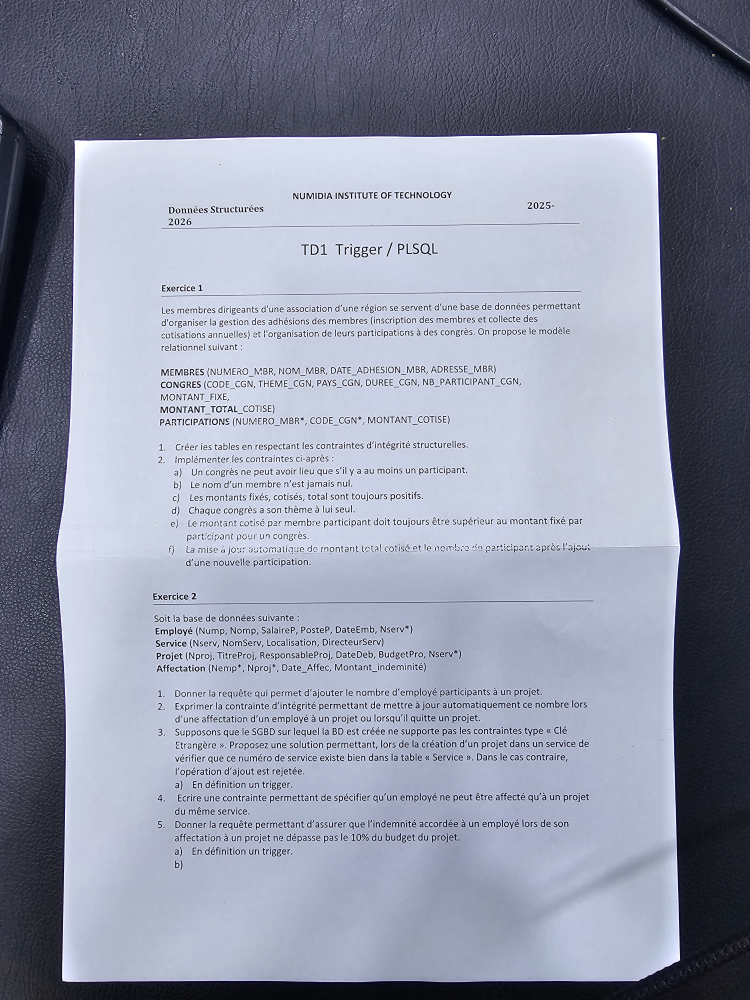
#> input picture dataset/images/test1.jpg, 3000 x 4000 px (shown at 1/4 size); its folder holds only this picture in this run
$ jupyter execute --allow-errors DocuScan_OCR_Phase1_with_Display.ipynb
#> lines starting #> are read from the running program, lines starting #| are printed output that depends on the picture; after the words box and inside, x2 and y2 are one past the last pixel; in counts of white or black regions, pixels touching at a corner belong together
# Smart Document Scanner + OCR
## Phase 1 - Traditional CV Pipeline

[cell 1]
import os
import glob
import cv2
import numpy as np
import matplotlib.pyplot as plt
import pytesseract
import easyocr
os.environ["TESSDATA_PREFIX"] = "/usr/share/tessdata"

[cell 2]
IMAGES_DIR = "../dataset/images"
OUTPUTS = {
    "original": "../outputs/original",
    "gray": "../outputs/gray",
    "blur": "../outputs/blur",
    "edges": "../outputs/edges",
    "contours": "../outputs/contours",
    "warp": "../outputs/warp",
    "clean": "../outputs/clean",
    "ocr": "../outputs/ocr_results",
}

for folder in OUTPUTS.values():
    os.makedirs(folder, exist_ok=True)

image_paths = sorted(glob.glob(f"{IMAGES_DIR}/test*.jpg"))
print(f"Found {len(image_paths)} images")
for p in image_paths:
    print("-", os.path.basename(p))

[cell 3]
def show(images, figsize=(16, 5)):
    n = len(images)
    plt.figure(figsize=figsize)
    for i, (title, img) in enumerate(images.items(), 1):
        plt.subplot(1, n, i)
        if len(img.shape) == 3:
            plt.imshow(cv2.cvtColor(img, cv2.COLOR_BGR2RGB))
        else:
            plt.imshow(img, cmap="gray")
        plt.title(title)
        plt.axis("off")
    plt.tight_layout()
    plt.show()


def order_points(pts):
    pts = pts.reshape(4, 2)
    rect = np.zeros((4, 2), dtype="float32")

    s = pts.sum(axis=1)
    rect[0] = pts[np.argmin(s)]   # top-left
    rect[2] = pts[np.argmax(s)]   # bottom-right

    diff = np.diff(pts, axis=1)
    rect[1] = pts[np.argmin(diff)]  # top-right
    rect[3] = pts[np.argmax(diff)]  # bottom-left

    return rect


def preprocess_for_ocr(warped):
    gray = cv2.cvtColor(warped, cv2.COLOR_BGR2GRAY)
    gray = cv2.equalizeHist(gray)         # contrast
    gray = cv2.GaussianBlur(gray, (3, 3), 0)
    _, clean = cv2.threshold(gray, 0, 255, cv2.THRESH_BINARY + cv2.THRESH_OTSU)
    clean = cv2.medianBlur(clean, 3)
    return clean

## Test one image and show all important steps

[cell 4]
def process_image(image_path):
#> called with image_path = '../dataset/images/test1.jpg'
    name = os.path.splitext(os.path.basename(image_path))[0]

    img = cv2.imread(image_path)
#> img is the input picture: shape (4000, 3000, 3); mean B, G, R 166.6, 148.9, 143.7
    if img is None:
        return None

    cv2.imwrite(f"{OUTPUTS['original']}/{name}.jpg", img)

    gray = cv2.cvtColor(img, cv2.COLOR_BGR2GRAY)
    cv2.imwrite(f"{OUTPUTS['gray']}/{name}.jpg", gray)

    blur = cv2.GaussianBlur(gray, (5, 5), 0)
    cv2.imwrite(f"{OUTPUTS['blur']}/{name}.jpg", blur)

    edges = cv2.Canny(blur, 50, 150)
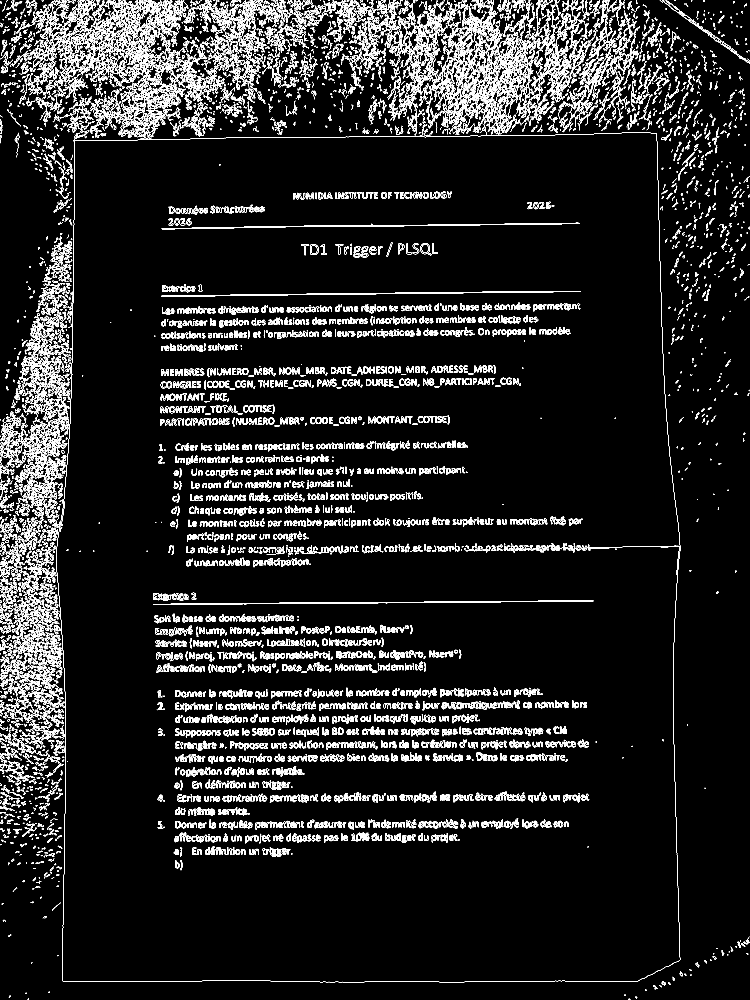
#> edges: shape (4000, 3000) (shown at 1/4 size); 4.8% white in thin lines or dots
    cv2.imwrite(f"{OUTPUTS['edges']}/{name}.jpg", edges)

    contours, _ = cv2.findContours(
        edges.copy(), cv2.RETR_EXTERNAL, cv2.CHAIN_APPROX_SIMPLE
    )
#> contours = 7363 contours, 4732 with area under 20; largest, box (x1, y1, x2, y2) and area: (224, 530, 2721, 3929) 8153064, (2181, 157, 2276, 299) 1179, (1867, 261, 1988, 413) 1070, (1777, 325, 1849, 440) 687, (1990, 252, 2062, 433) 548
    contours = sorted(contours, key=cv2.contourArea, reverse=True)

    document_contour = None
    for cnt in contours:
        if cv2.contourArea(cnt) < 1000:
            continue
        peri = cv2.arcLength(cnt, True)
        approx = cv2.approxPolyDP(cnt, 0.02 * peri, True)
        if len(approx) == 4:
            document_contour = approx
            break
#> this loop made 1 pass
#> (peri, document_contour) on pass 1: (11696.1, [[2625, 534], [297, 562], [251, 3924], [2719, 3841]])

    img_draw = img.copy()
    warped = None
    clean = None
    tess_text = ""
    easy_text = ""

    if document_contour is not None:
        cv2.drawContours(img_draw, [document_contour], -1, (0, 255, 0), 3)
        cv2.imwrite(f"{OUTPUTS['contours']}/{name}.jpg", img_draw)

        rect = order_points(document_contour)
#> in order_points, `pts = pts.reshape(4, 2)`: pts = [[2625, 534], [297, 562], [251, 3924], [2719, 3841]]
#> in order_points, `s = pts.sum(axis=1)`: s = [3159, 859, 4175, 6560]
#> in order_points, `diff = np.diff(pts, axis=1)`: diff = [-2091, 265, 3673, 1122]
#> rect = [[297, 562], [2625, 534], [2719, 3841], [251, 3924]]
        (tl, tr, br, bl) = rect
#> tl = [297, 562]; tr = [2625, 534]; br = [2719, 3841]; bl = [251, 3924]

        widthA = np.linalg.norm(br - bl)
#> widthA = 2469.4
        widthB = np.linalg.norm(tr - tl)
#> widthB = 2328.2
        maxWidth = int(max(widthA, widthB))
#> maxWidth = 2469

        heightA = np.linalg.norm(tr - br)
#> heightA = 3308.3
        heightB = np.linalg.norm(tl - bl)
#> heightB = 3362.3
        maxHeight = int(max(heightA, heightB))
#> maxHeight = 3362

        dst = np.array([
            [0, 0],
            [maxWidth - 1, 0],
            [maxWidth - 1, maxHeight - 1],
            [0, maxHeight - 1]
        ], dtype="float32")
#> dst = [[0, 0], [2468, 0], [2468, 3361], [0, 3361]]

        M = cv2.getPerspectiveTransform(rect, dst)
#> M = [[1.05, 0.0144, -320.9], [0.0129, 1.07, -604.9], [-6.26e-06, 1.81e-05, 1]]
        warped = cv2.warpPerspective(img, M, (maxWidth, maxHeight))
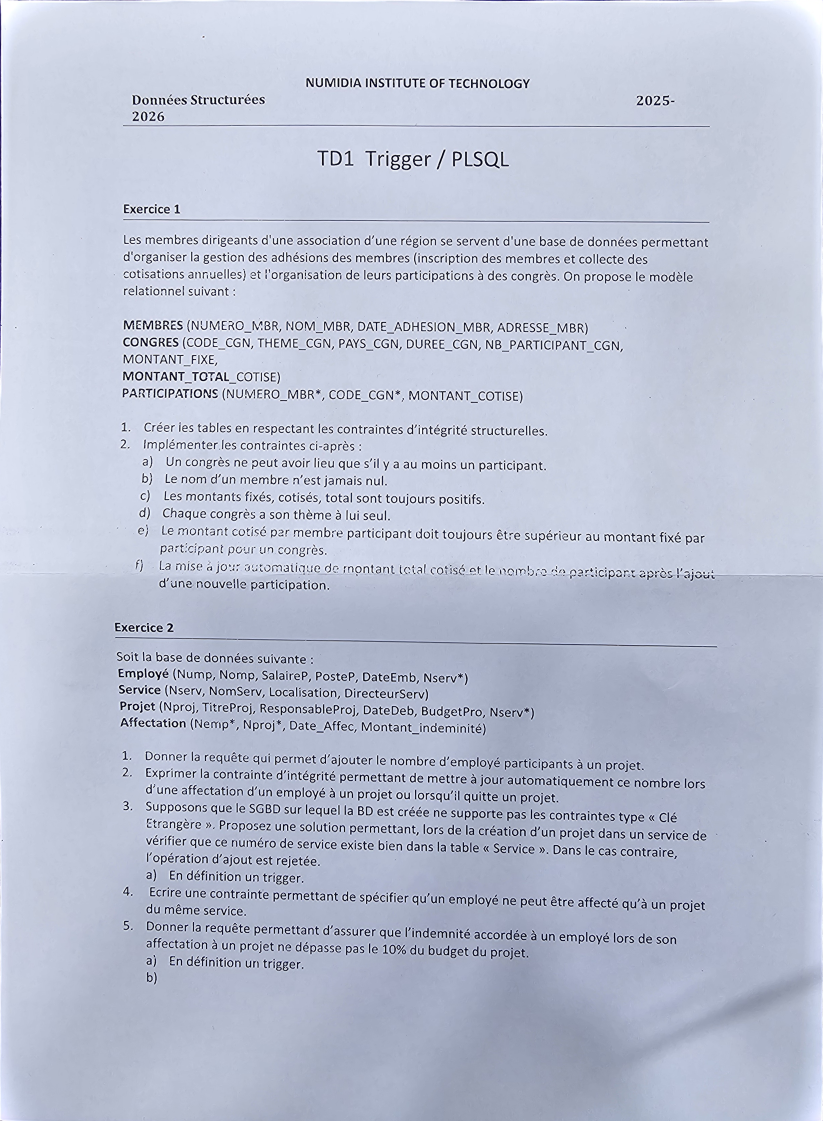
#> warped: shape (3362, 2469, 3) (shown at 1/3 size); mean B, G, R 210.4, 192, 185.4
        cv2.imwrite(f"{OUTPUTS['warp']}/{name}.jpg", warped)

        clean = preprocess_for_ocr(warped)
#> in preprocess_for_ocr, `gray = cv2.cvtColor(warped, cv2.COLOR_BGR2GRAY)`:
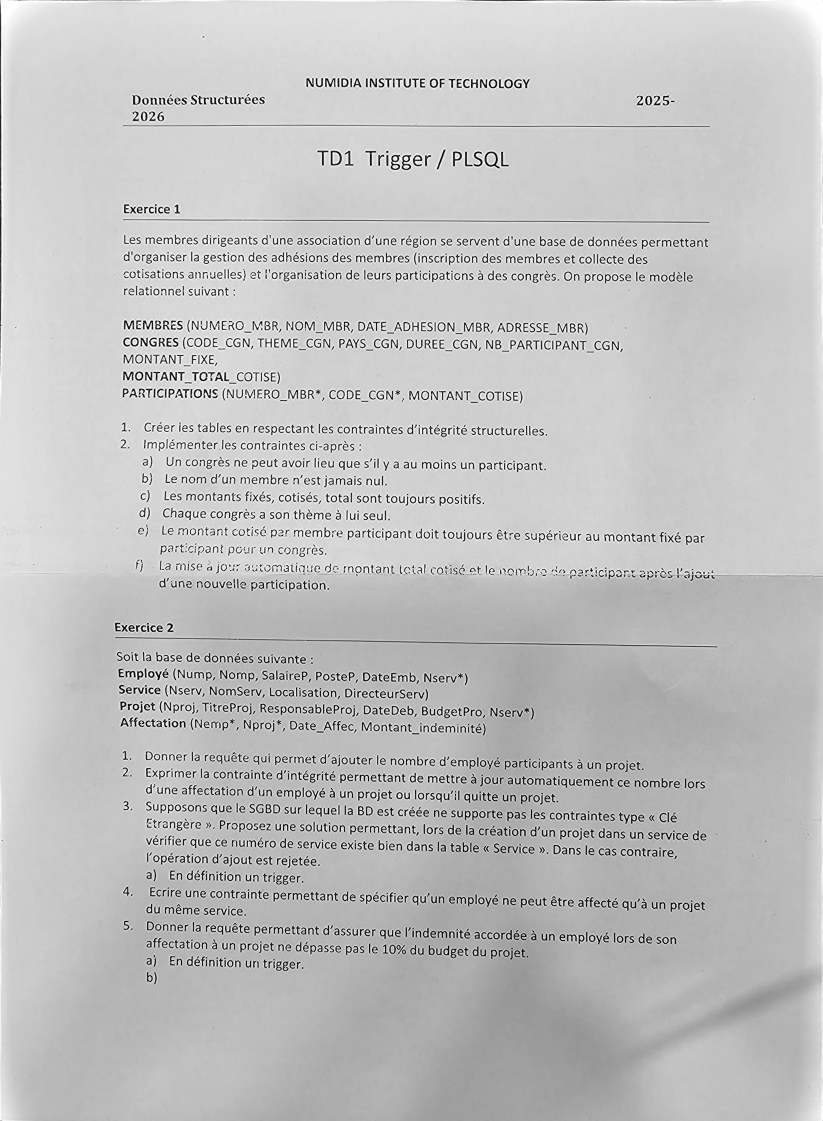
#> gray: shape (3362, 2469) (shown at 1/3 size); min 0, max 255, mean 192.2
#> in preprocess_for_ocr, `gray = cv2.equalizeHist(gray)`:
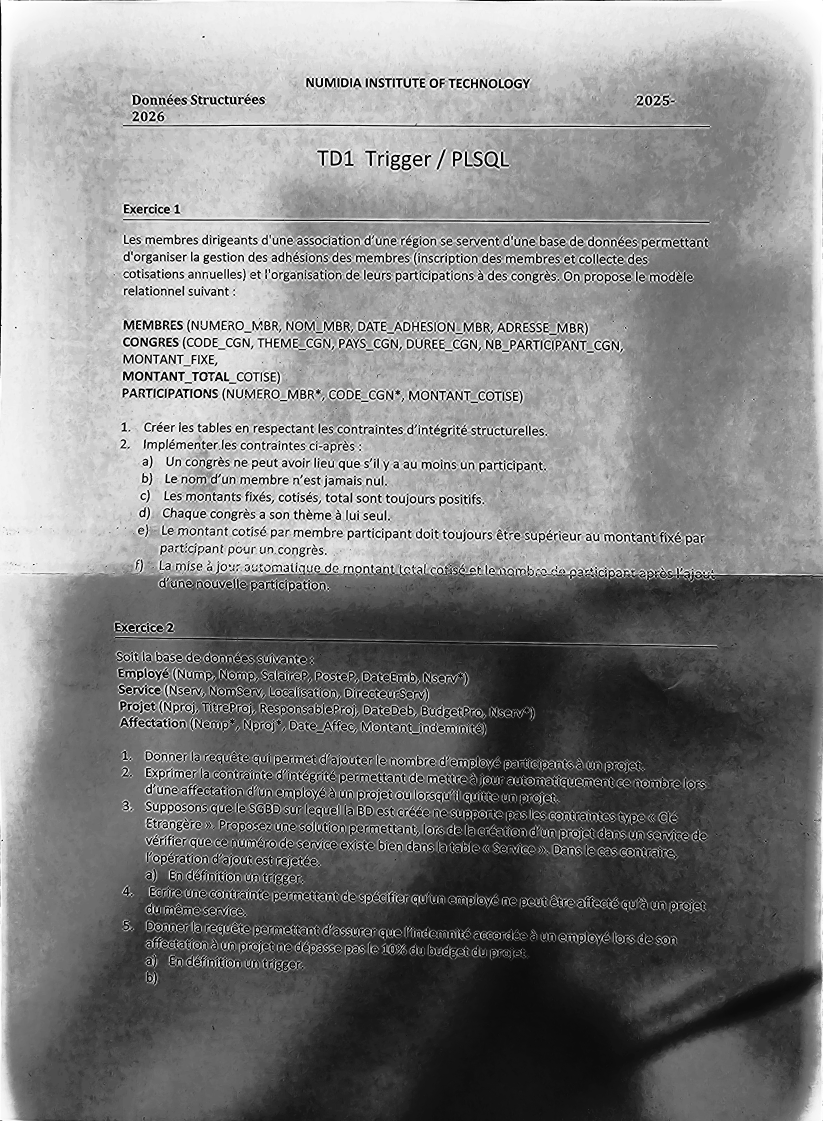
#> gray: shape (3362, 2469) (shown at 1/3 size); min 0, max 255, mean 129.7
#> in preprocess_for_ocr, `_, clean = cv2.threshold(gray, 0, 255, cv2.THRESH_BINARY + cv2.THRESH_..`:
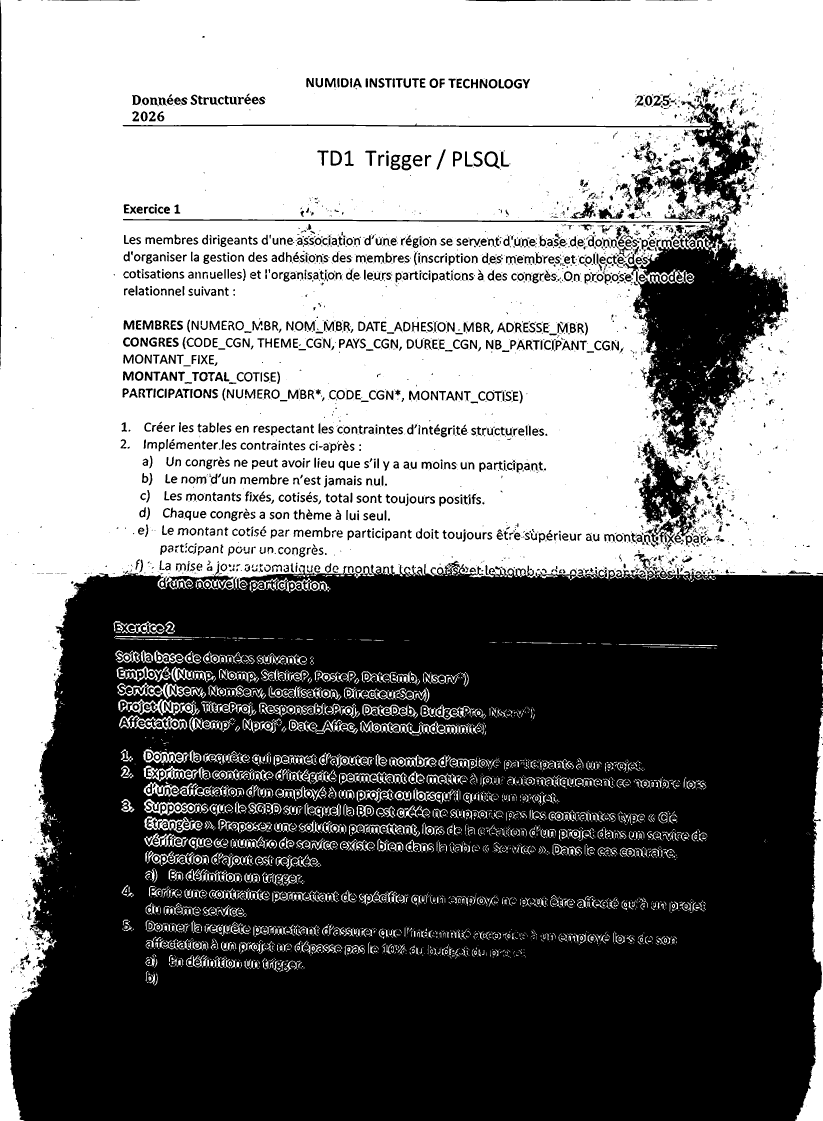
#> clean: shape (3362, 2469) (shown at 1/3 size); 50.9% white; 3889 black regions (2334 under 20 px), largest, box (x1, y1, x2, y2) and area: (26, 1682, 2469, 3362) 3563044, (368, 301, 2365, 1376) 206459, (1916, 1323, 2108, 1642) 23422
#> in preprocess_for_ocr, `clean = cv2.medianBlur(clean, 3)`: clean: shape (3362, 2469); 50.9% white; 2623 black regions (1139 under 20 px), largest, box (x1, y1, x2, y2) and area: (27, 1682, 2469, 3362) 3575000, (368, 302, 2365, 1376) 207289, (1916, 1323, 2094, 1628) 23479
        cv2.imwrite(f"{OUTPUTS['clean']}/{name}.jpg", clean)

        # Tesseract
        tess_text = pytesseract.image_to_string(
            clean,
            lang="fra",
            config="--psm 6"
        )

        with open(f"{OUTPUTS['ocr']}/{name}_tesseract.txt", "w", encoding="utf-8") as f:
            f.write(tess_text)

        # EasyOCR
        easy_result = reader.readtext(clean, detail=0, paragraph=True)
        easy_text = "\n".join(easy_result)

        with open(f"{OUTPUTS['ocr']}/{name}_easyocr.txt", "w", encoding="utf-8") as f:
            f.write(easy_text)

    return {
        "name": name,
        "img": img,
        "gray": gray,
        "blur": blur,
        "edges": edges,
        "contour_found": document_contour is not None,
        "contour_image": img_draw,
        "warped": warped,
        "clean": clean,
        "tess_text": tess_text,
        "easy_text": easy_text
    }

#> (a cell that did not finish here is left out)

## Run all images

[cell 6]
results = []

#> (the rest of this cell did not finish here and is left out)

#> the loop in process_image (call 2), `for cnt in contours:` made 1 pass
    if result is not None:
        results.append(result)
        status = "OK" if result["contour_found"] else "Missing contour"
        print(f"{result['name']}: {status}")

print(f"\nProcessed {len(results)} images.")

[cell 7]
print(f"{'#':<4} {'Image':<12} {'Contour':<16} {'OCR Preview'}")
print("-" * 80)

for i, r in enumerate(results, 1):
    status = "Found" if r["contour_found"] else "Missing"
    preview = r["tess_text"][:40].replace("\n", " ") + "..." if r["tess_text"] else "No OCR"
    print(f"{i:<4} {r['name']:<12} {status:<16} {preview}")

#> (a cell that did not finish here is left out)

#> (a cell that did not finish here is left out)
